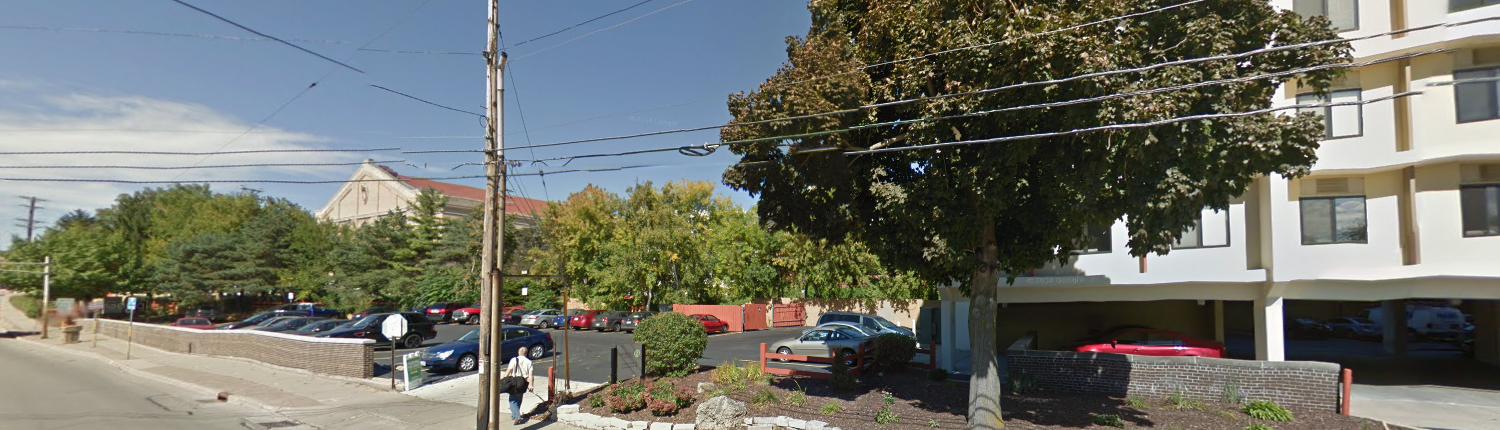
#> input picture streetview_backgrounds/102.png, 1500 x 430 px; its folder holds 4 pictures in this run
$ python resize.py
#> lines starting #> are read from the running program, lines starting #| are printed output that depends on the picture
from os import listdir, remove
import cv2

directory = "./streetview_backgrounds/"
files = listdir(directory)
i = 1
for f in files:
	infile = cv2.imread(directory + f)
#> infile is the input picture: shape (430, 1500, 3); mean B, G, R 106.8, 114.8, 112.3
	cropped = infile[0:420, 0:1100]
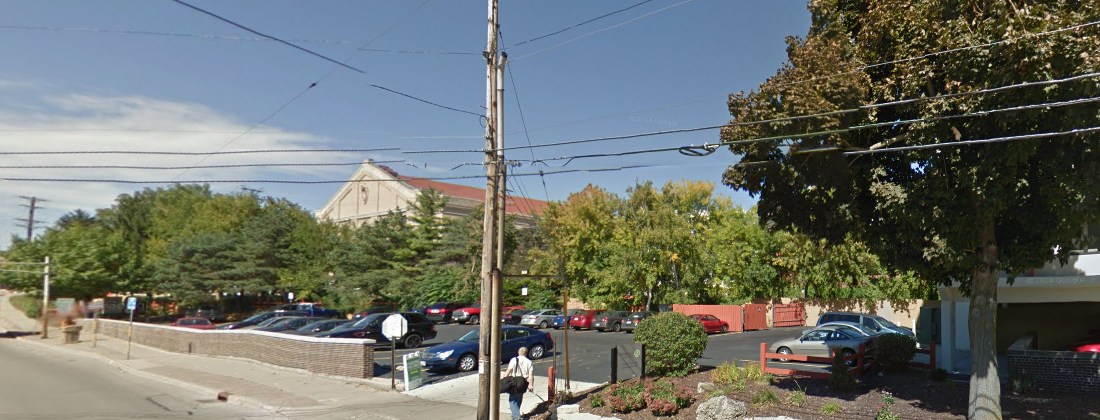
#> cropped: shape (420, 1100, 3); mean B, G, R 106.3, 113, 108.1
	cv2.imshow("cropped", cropped)
	cv2.imwrite(directory + str(i) + ".png", cropped)
	i = i + 1
